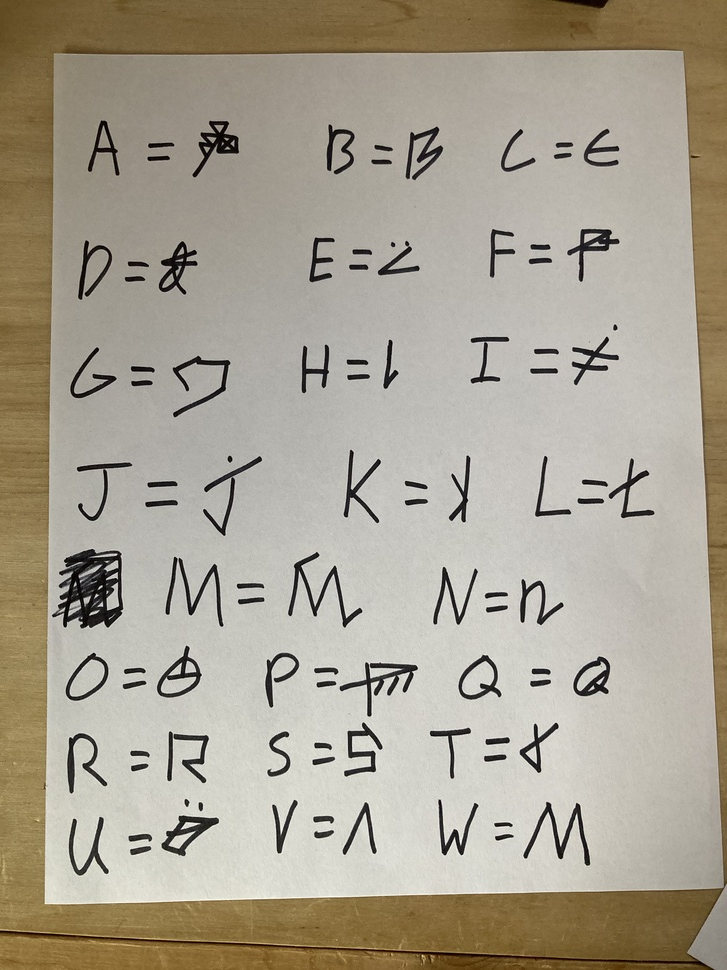
#> input picture letters_1.jpg, 727 x 970 px, shrunk from 3024 x 4032 before the run
$ python prep.py
#> lines starting #> are read from the running program, lines starting #| are printed output that depends on the picture; after the words box and inside, x2 and y2 are one past the last pixel; in counts of white or black regions, pixels touching at a corner belong together
"""Rotate the source photos upright and write gridded previews for locating glyphs."""
import cv2, os, sys
ROOT = os.path.dirname(os.path.dirname(os.path.abspath(__file__)))
SRC = {"letters_1": None, "letters_2": cv2.ROTATE_90_CLOCKWISE,
       "numbers": cv2.ROTATE_90_CLOCKWISE, "punctuation": None}
os.makedirs(os.path.join(ROOT, "build", "grid"), exist_ok=True)
for name, rot in SRC.items():
    img = cv2.imread(os.path.join(ROOT, name + ".jpg"))
#> img is the input picture: shape (970, 727, 3); mean B, G, R 145.4, 161, 168.3
    if rot is not None:
        img = cv2.rotate(img, rot)
    cv2.imwrite(os.path.join(ROOT, "source", name + "_upright.png"), img)
    g = img.copy()
    h, w = g.shape[:2]
#> h = 970; w = 727
    for x in range(0, w, 100):
        cv2.line(g, (x, 0), (x, h), (0, 0, 255) if x % 500 == 0 else (200, 200, 255), 3 if x % 500 == 0 else 1)
        if x % 500 == 0: cv2.putText(g, str(x), (x + 5, 60), 0, 2, (0, 0, 255), 4)
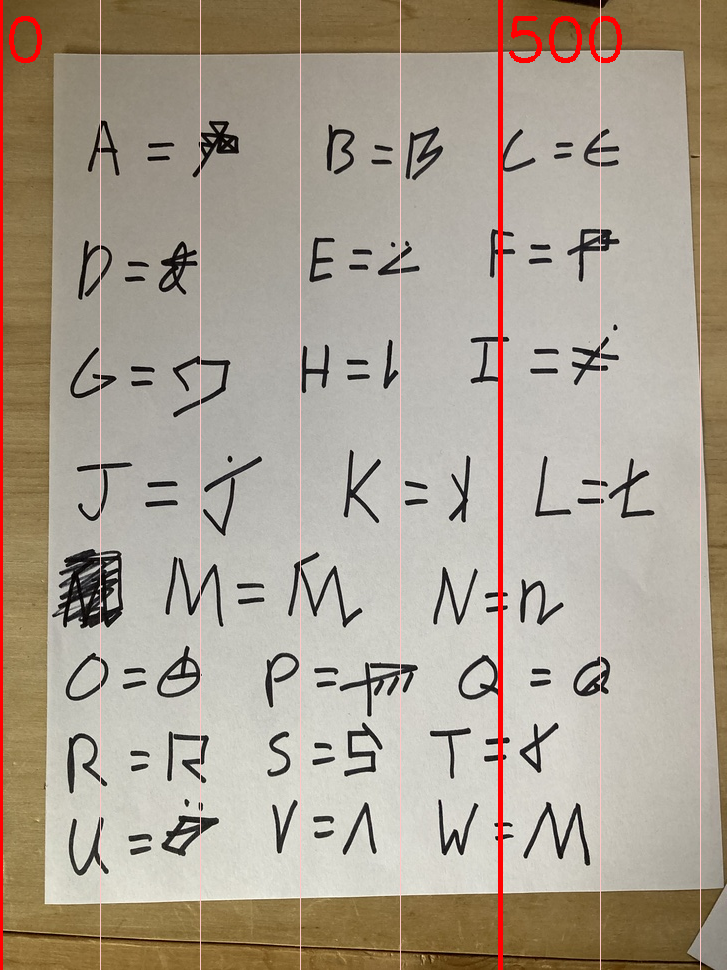
#> g: shape (970, 727, 3); 2.25% of pixels changed, all inside (x1, y1, x2, y2) = (0, 0, 701, 970)
    for y in range(0, h, 100):
        cv2.line(g, (0, y), (w, y), (255, 0, 0) if y % 500 == 0 else (255, 200, 200), 3 if y % 500 == 0 else 1)
        if y % 500 == 0: cv2.putText(g, str(y), (5, y - 5), 0, 2, (255, 0, 0), 4)
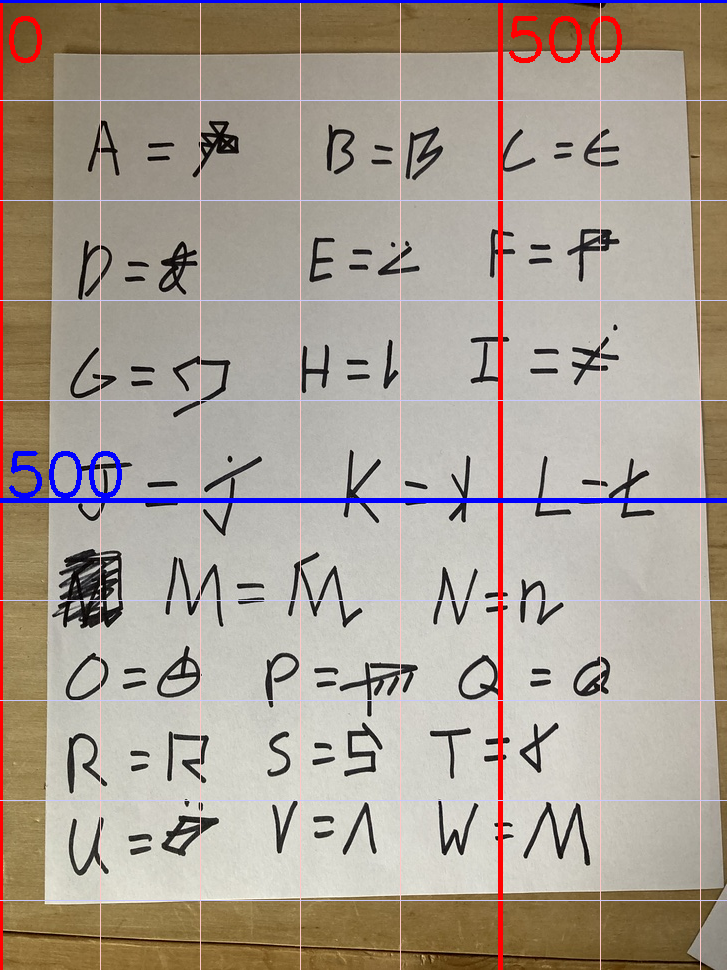
#> g: shape (970, 727, 3); 1.89% of pixels changed, all inside (x1, y1, x2, y2) = (0, 0, 727, 901)
    cv2.imwrite(os.path.join(ROOT, "build", "grid", name + ".jpg"), g, [cv2.IMWRITE_JPEG_QUALITY, 80])
    print(name, w, h)
#| letters_1 727 970
#> pass 2 of the loop `for name, rot in SRC.items():`:
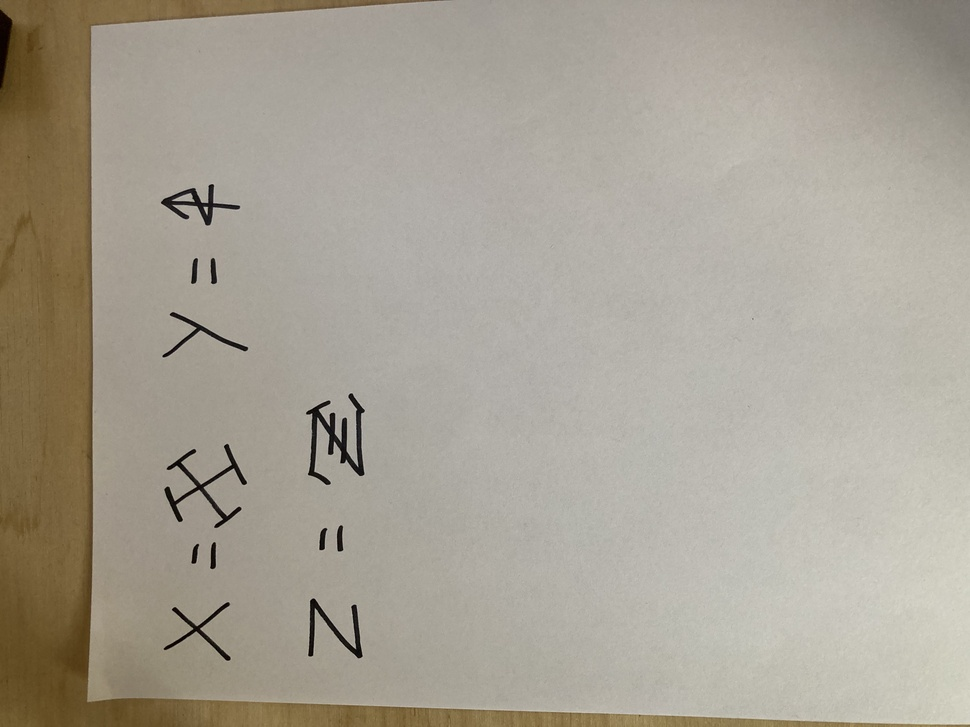
#> input picture letters_2.jpg, 970 x 727 px, shrunk from 4032 x 3024 before the run
#> img is the input picture: shape (727, 970, 3); mean B, G, R 148, 161, 167.4
#> img: shape (970, 727, 3)
#> after the loop `for x in range(0, w, 100):`:
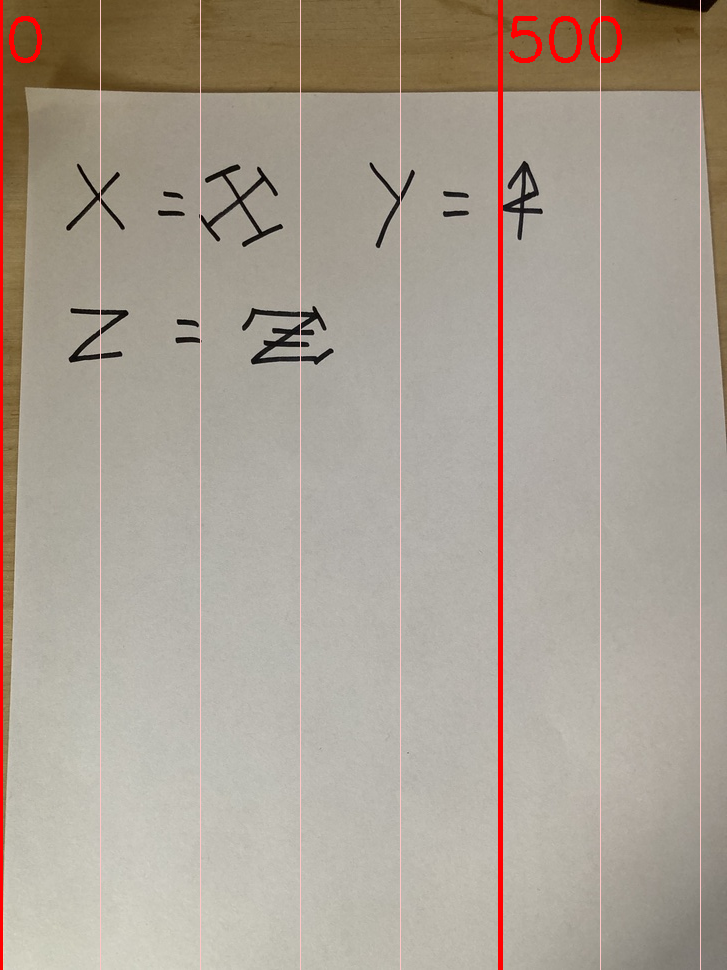
#> g: shape (970, 727, 3); mean B, G, R 146.9, 159.4, 169.6
#> after the loop `for y in range(0, h, 100):`:
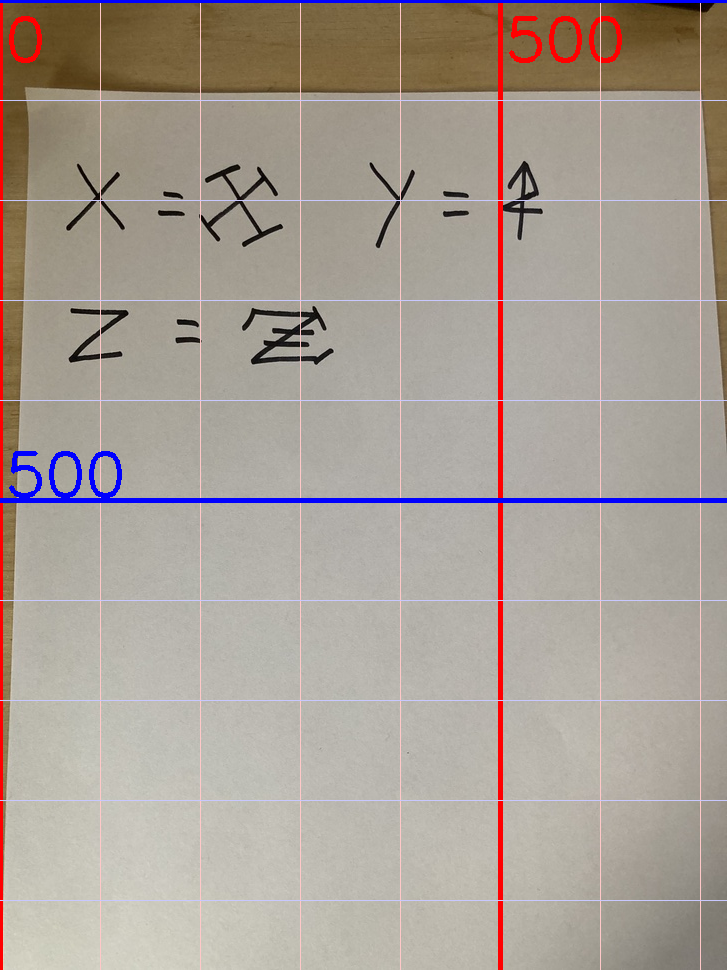
#> g: shape (970, 727, 3); 1.89% of pixels changed, all inside (x1, y1, x2, y2) = (0, 0, 727, 901)
#| letters_2 727 970
#> pass 3 of the loop `for name, rot in SRC.items():`:
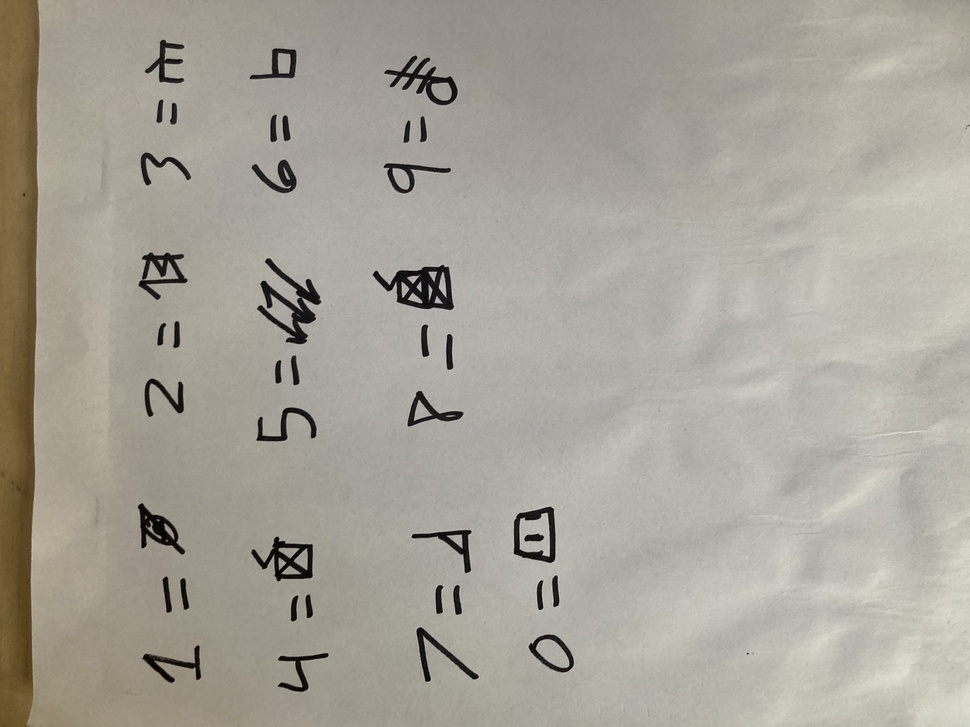
#> input picture numbers.jpg, 970 x 727 px, shrunk from 4032 x 3024 before the run
#> img is the input picture: shape (727, 970, 3); mean B, G, R 152.6, 162.7, 166.8
#> img: shape (970, 727, 3)
#> after the loop `for x in range(0, w, 100):`:
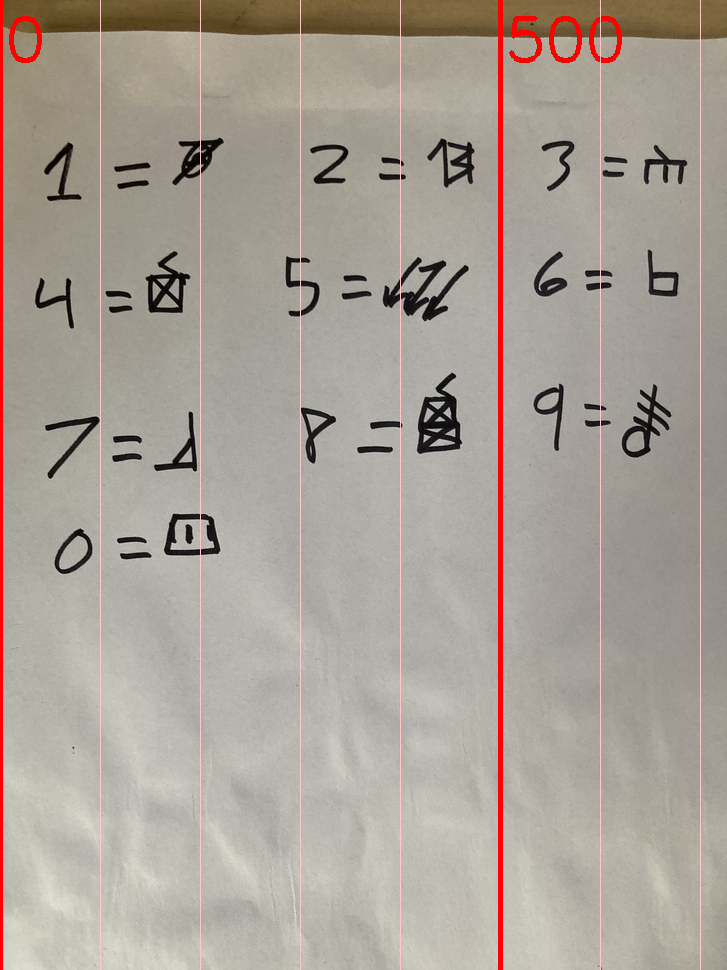
#> g: shape (970, 727, 3); mean B, G, R 151, 160.8, 168.8
#> after the loop `for y in range(0, h, 100):`:
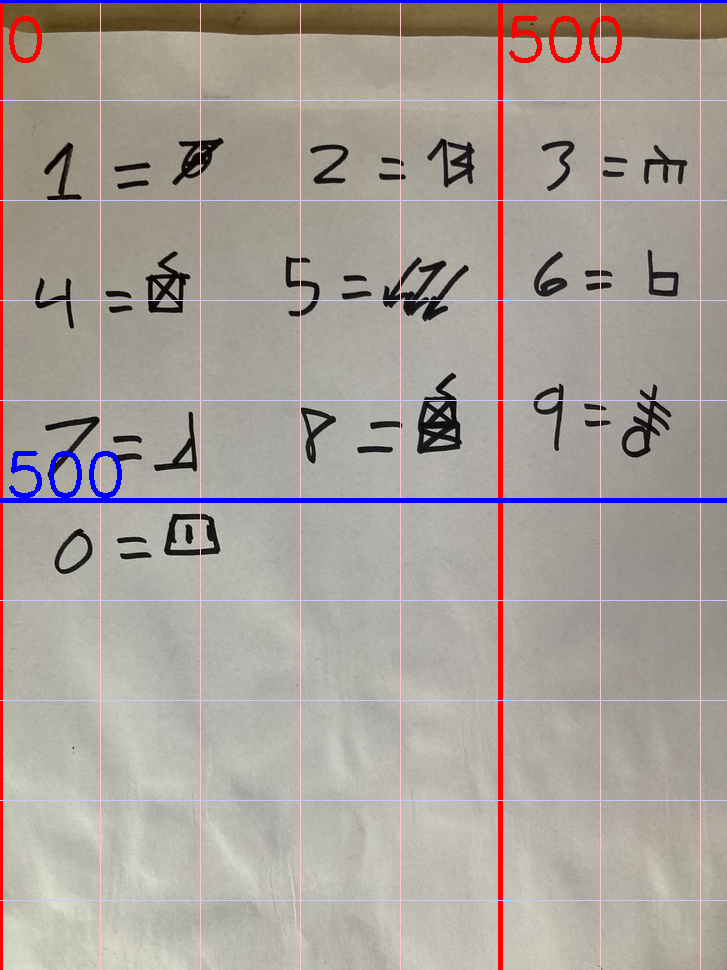
#> g: shape (970, 727, 3); 1.89% of pixels changed, all inside (x1, y1, x2, y2) = (0, 0, 727, 901)
#| numbers 727 970
#> the loop made 4 passes; the first 3 are shown
